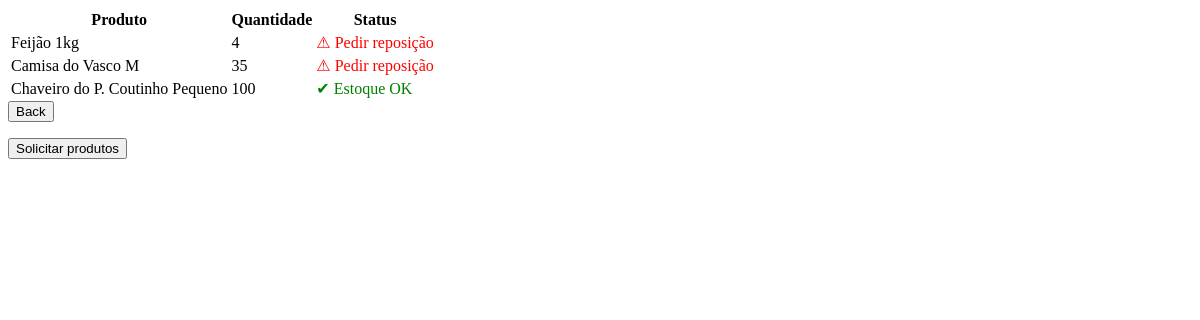
Page /estoque on the earlier database version.
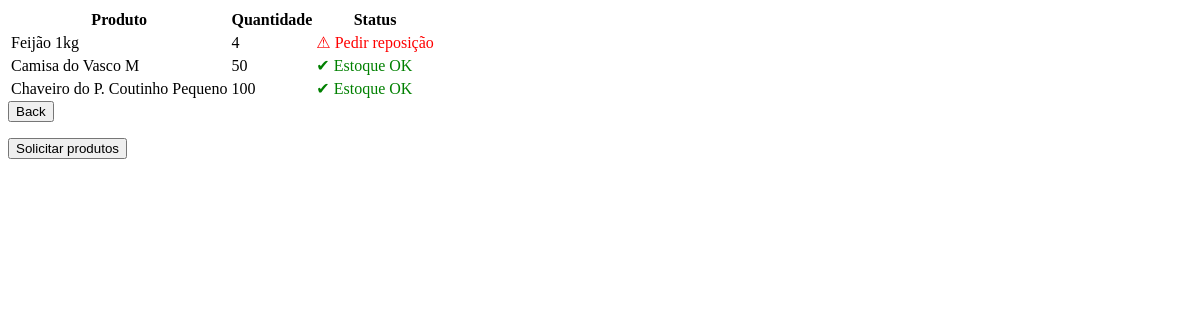
Same page on the later database version.
### tables this page shows
CREATE TABLE produtos (
    id INTEGER PRIMARY KEY AUTOINCREMENT,
    nome TEXT NOT NULL,
    codigo TEXT UNIQUE NOT NULL,
    categoria TEXT,
    quantidade INTEGER NOT NULL DEFAULT 0,
    estoque_minimo INTEGER NOT NULL,
    preco_custo REAL,
    preco_venda REAL
);

### app.py (the view)
@app.route("/estoque")
def estoque():
    conn = sqlite3.connect("estoque.db")
    cursor = conn.cursor()
    cursor.execute("SELECT id, nome, quantidade, estoque_minimo FROM produtos")
    produtos = cursor.fetchall()
    conn.close()
    return render_template("estoque.html", produtos=produtos)

### templates/estoque.html
<table>
  <tr>
    <th>Produto</th>
    <th>Quantidade</th>
    <th>Status</th>
  </tr>
  {% for p in produtos %}
  <tr>
    <td>{{ p[1] }}</td>
    <td>{{ p[2] }}</td>
    {% if p[2] <= p[3] %} <td style="color:red;">⚠ Pedir reposição</td>
      {% else %}
      <td style="color:green;">✔ Estoque OK</td>
      {% endif %}
  </tr>
  {% endfor %}
</table>
<body>
  <form action="{{ url_for('adicionar_produto') }}" class="back-bar">
    <div class="container">
      <button type="submit"> Back </button>
    </div>
  </form>
  <form action="{{ url_for('pedir_prod') }}" class="top-bar">
    <div class="container">
      <button type="submit"> Solicitar produtos </button>
    </div>
  </form>
</body>

Differences in the rows shown:
changed produtos "Camisa do Vasco M": quantidade "35" → "50"; quantidade "⚠ Pedir reposição" → "✔ Estoque OK"
